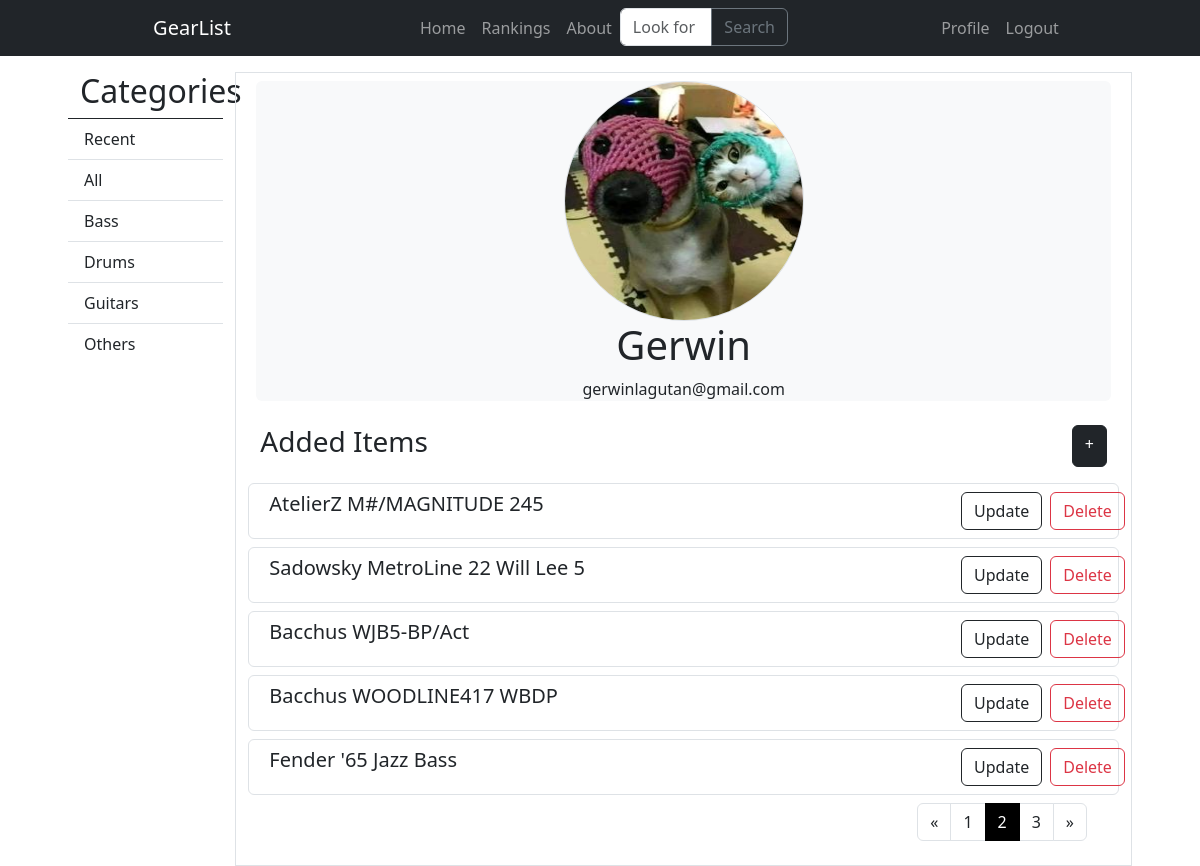
The app's page /viewItems/?page=2 (signed in) with its own data.
### users/models.py (models this page shows, shortened)
class Profile(models.Model):
    user = models.OneToOneField(User, on_delete=models.CASCADE)
    image = models.ImageField(default='profile_pics/default.jpg', upload_to='profile_pics')

### main/models.py (models this page shows, shortened)
class Item(models.Model):
    CATEGORIES = [
        ("Bass", "Bass"),
        ("Drums", "Drums"),
        ("Guitar", "Guitar"),
        ("Others", "Others"),
        ]
    id = models.AutoField(primary_key=True)
    name = models.CharField(max_length=75)
    category = models.CharField(max_length=75,choices=CATEGORIES, default='Others')
    rating = models.FloatField(null=True, blank=True, default=None)
    brand = models.CharField(max_length=75, null=True)
    description = models.TextField(null=True)
    date_added = models.DateTimeField(default=timezone.now)
    added_by = models.ForeignKey(User, null=True, on_delete=models.SET_NULL)
    images = models.ImageField(upload_to="images/", default="images/default.jpg")
    slug = models.SlugField(default='', null=False)
    i_cosmetics = models.FloatField(null=True, blank=True, default=None)
    i_sound = models.FloatField(null=True, blank=True, default=None)
    i_playability = models.FloatField(null=True, blank=True, default=None)
    i_build_quality = models.FloatField(null=True, blank=True, default=None)
    favorites = models.ManyToManyField(User, related_name='favorite', default=None, blank=True)

### users/views.py (the view)
# urls.py: path('viewItems/', user_views.viewItems, name='view-items'),
@login_required
def viewItems(request):
    items_added = Item.objects.filter(added_by=request.user).order_by('-date_added')
    item_paginated = Paginator(items_added, 5)
    page = request.GET.get('page')
    try:
        items = item_paginated.page(page)
    except PageNotAnInteger:
        items = item_paginated.page(1)
    except EmptyPage:
        items = item_paginated.page(item_paginated.num_pages)
    context = {
        'title': 'Item List',
        'items_added': items,
        'item_paginated': item_paginated,
    }
    return render(request, 'users/view_items.html', context)

### users/templates/users/view_items.html
{% extends "main/base.html" %}
{% block content %}
<div class="card border-0 bg-light text-dark m-2 text-center">
    <img src="{{ user.profile.image.url }}" class="card-img rounded-circle border mx-auto d-block" style="height: 15rem; width: 15rem;" alt="">
    <h1 class="card-title">{{ user.username }}</h1>
    <p class="card-text">{{ user.email }}</p>
</div>
<div class="container">
    <div class="py-3 d-flex justify-content-between">
        <h3>Added Items</h3>
        <a href="{% url 'item-create' %}" class="btn btn-dark">+</a>
    </div>
    {% for item in items_added %}
        <div class="row border rounded mb-2 p-2">
            <div class="col">
                <h5>{{ item.name }}</h5>
            </div>
            <div class="col-2 d-flex justify-content-center">
                <a href="{% url 'item-update' item.slug %}" class="btn btn-outline-dark mx-2">Update</a>
                <a href="{% url 'item-delete' item.slug %}" class="btn btn-outline-danger">Delete</a>
            </div>
        </div>
    {% endfor %}
    <div class="row m-2 d-grid justify-content-end align-items-center">
        {% if item_paginated.num_pages != 1 %}
        <ul class="pagination pagination-color-dark">
            {% if items_added.has_previous %}
                <li class="page-item">
                    <a class="page-link text-dark" href="?page={{ items_added.previous_page_number }}" aria-label="Previous">
                    <span aria-hidden="true">&laquo;</span>
                    </a>
                </li>
                <li class="page-item"><a class="page-link text-dark" href="?page={{ items_added.previous_page_number }}">{{ items_added.previous_page_number }}</a></li>
            {% endif %}
            <li class="page-item active"><a class="page-link" href="#">{{ items_added.number }}</a></li>
            {% if items_added.has_next %}
                <li class="page-item"><a class="page-link text-dark" href="?page={{ items_added.next_page_number }}">{{ items_added.next_page_number }}</a></li>
                <li class="page-item">
                    <a class="page-link text-dark" href="?page={{ items_added.next_page_number }}" aria-label="Next">
                    <span aria-hidden="true">&raquo;</span>
                    </a>
                </li>
            {% endif %}
        </ul>
        {% endif %}
    </div>
</div>
{% endblock %}

### main/static/main/main.css (style rules this page uses)
.pagination { border-color: black; }
.page-item.active .page-link { background-color: black; color: white; border-color: black; }

### records on screen
Item: name "AtelierZ M#/MAGNITUDE 245"
Item: name "Sadowsky MetroLine 22 Will Lee 5"
Item: name "Bacchus WJB5-BP/Act"
Item: name "Bacchus WOODLINE417 WBDP"
Item: name "Fender '65 Jazz Bass"

### other values on screen
{{ user.username }} "Gerwin"
{{ user.email }} "gerwinlagutan@gmail.com"
{{ items_added.previous_page_number }} "1"
{{ items_added.number }} "2"
{{ items_added.next_page_number }} "3"
